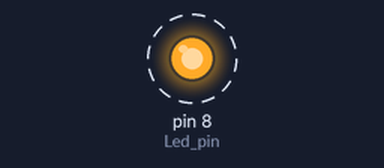
A sketch run on a simulated Arduino Uno, built with avr-gcc and run on an emulated ATmega328P. On the bench: output pins drawn as LEDs (lit = HIGH). Dashed ring = blinking.

Above: at 0.2 s.
Timing chart, 0 to 3.0 s (numbered marks = the images above):
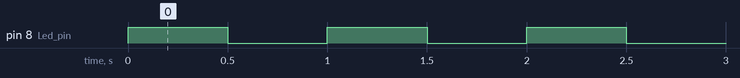

The sketch:

Standart_test.ino
```cpp
// первый тест атмеги
#define Led_pin 8
#define Delay_time 500
void setup() {
  pinMode(Led_pin, OUTPUT);
}

void loop() {
  digitalWrite(Led_pin, HIGH);
  delay(Delay_time);
  digitalWrite(Led_pin, LOW);
  delay(Delay_time);
}
```

Measured:
- by itself, pin 8 (Led_pin): alternates HIGH for 0.50 s and LOW for 0.50 s
